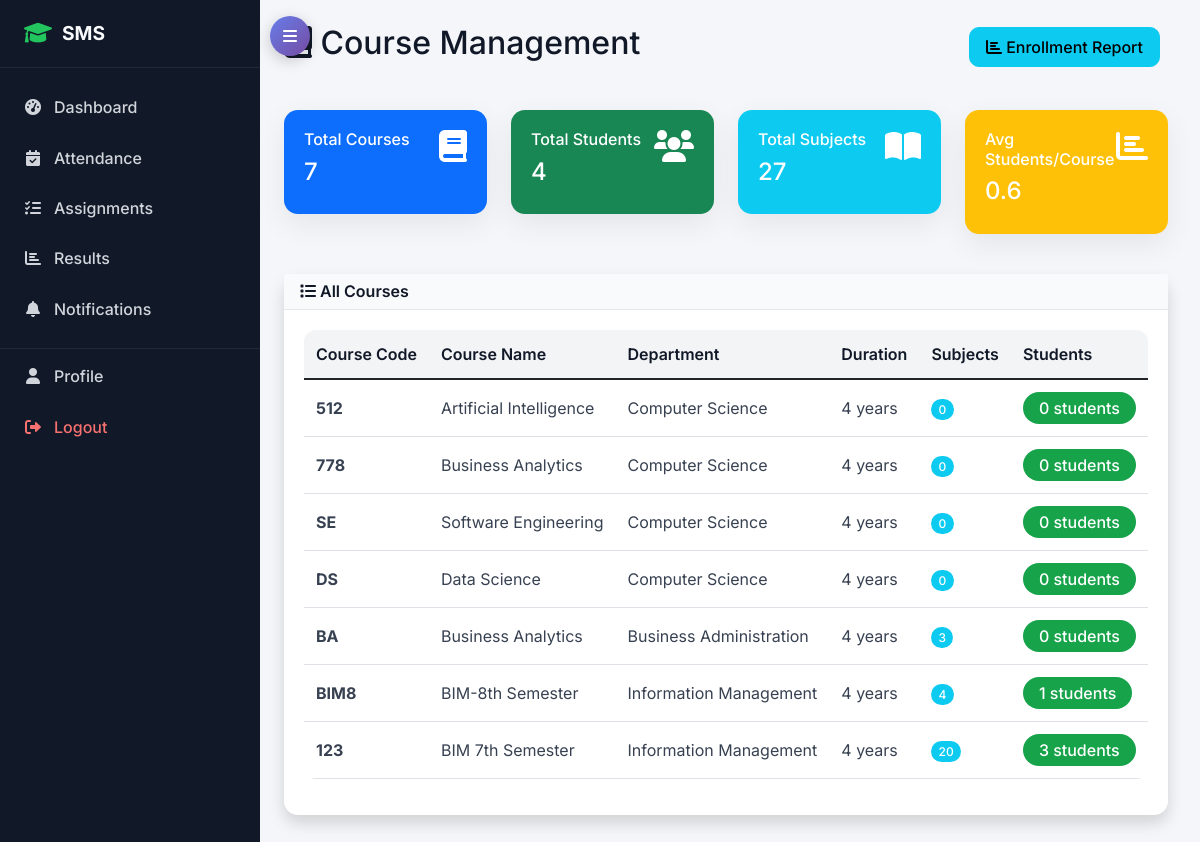
The app's page /academic/courses/ (signed in), older data.
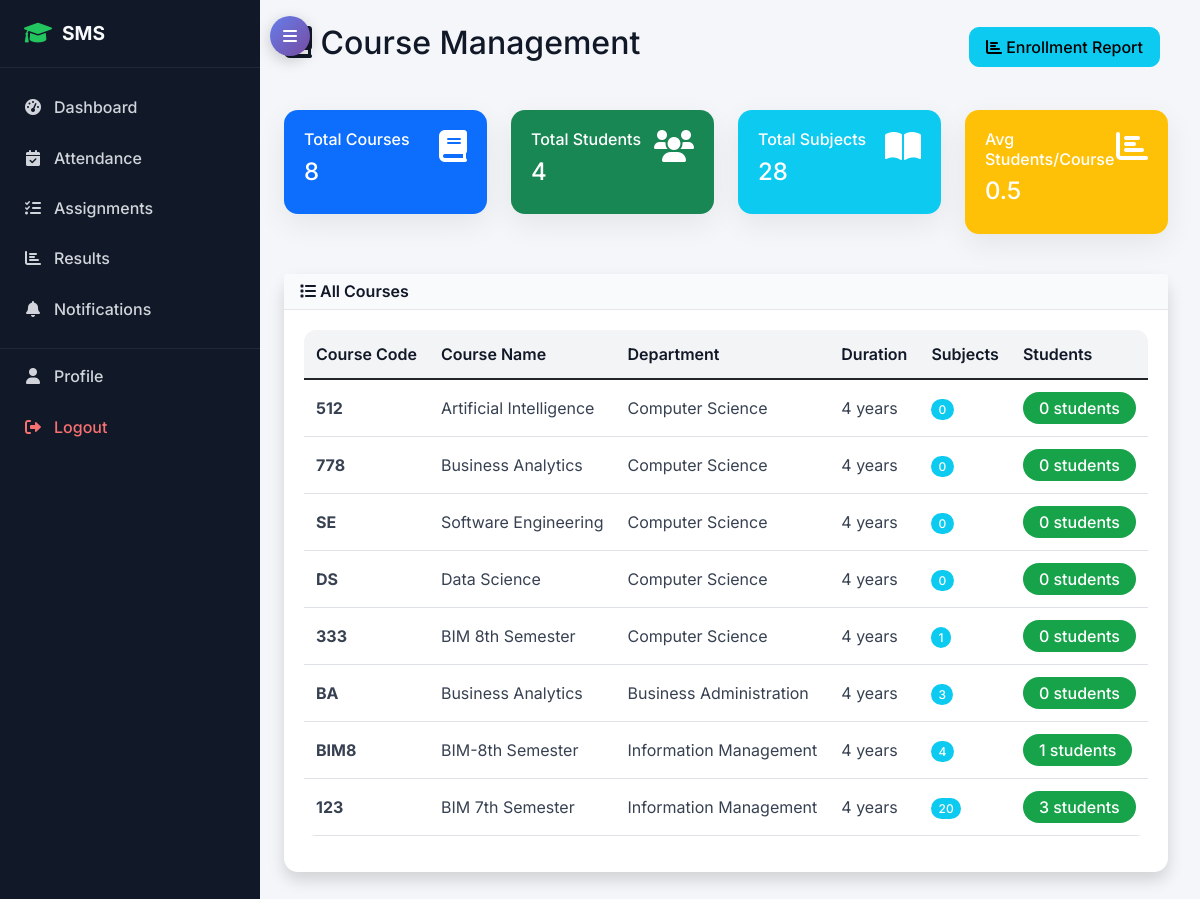
The same page, newer data.
### academic/models.py (models this page shows, shortened)
class Course(models.Model):
    name = models.CharField(max_length=100)
    code = models.CharField(max_length=20, unique=True)
    department = models.ForeignKey(Department, on_delete=models.CASCADE)
    duration_years = models.PositiveIntegerField(default=4)
    description = models.TextField(blank=True)

class Department(models.Model):
    name = models.CharField(max_length=100, unique=True)
    code = models.CharField(max_length=10, unique=True)
    description = models.TextField(blank=True)
    head_of_department = models.ForeignKey(TeacherProfile, on_delete=models.SET_NULL, null=True, blank=True)
    created_at = models.DateTimeField(auto_now_add=True)

### academic/views.py (the view)
# urls.py: path('courses/', views.course_list, name='course_list'),
@login_required
def course_list(request):
    courses = Course.objects.select_related('department').annotate(
        subject_count=Count('subject'),
        student_count=Count('class__studentenrollment', filter=Q(class__studentenrollment__is_active=True), distinct=True)
    )
    total_courses = courses.count()
    total_students = sum(course.student_count for course in courses)
    total_subjects = sum(course.subject_count for course in courses)
    avg_students_per_course = round(total_students / total_courses, 1) if total_courses > 0 else 0
    context = {
        'courses': courses,
        'total_courses': total_courses,
        'total_students': total_students,
        'total_subjects': total_subjects,
        'avg_students_per_course': avg_students_per_course,
        'can_manage': request.user.user_type == 'admin'
    }
    return render(request, 'academic/course_list.html', context)

### templates/academic/course_list.html (shortened to what the changed rows need)
{% extends 'base.html' %}
{% block content %}
<div class="row">
    <div class="col-12">
        <div class="d-flex justify-content-between align-items-center mb-4">
            <h2><i class="fas fa-book"></i> Course Management</h2>
        </div>
    </div>
</div>
{% if courses %}
<div class="row mb-4">
    <div class="col-md-3">
        <div class="card bg-primary text-white">
            <div class="card-body">
                <div class="d-flex justify-content-between">
                    <div>
                        <h6>Total Courses</h6>
                        <h4>{{ total_courses }}</h4>
                    </div>
                    <i class="fas fa-book fa-2x"></i>
                </div>
            </div>
        </div>
    </div>
    <div class="col-md-3">
        <div class="card bg-success text-white">
            <div class="card-body">
                <div class="d-flex justify-content-between">
                    <div>
                        <h6>Total Students</h6>
                        <h4>{{ total_students }}</h4>
                    </div>
                    <i class="fas fa-users fa-2x"></i>
                </div>
            </div>
        </div>
    </div>
    <div class="col-md-3">
        <div class="card bg-info text-white">
            <div class="card-body">
                <div class="d-flex justify-content-between">
                    <div>
                        <h6>Total Subjects</h6>
                        <h4>{{ total_subjects }}</h4>
                    </div>
                    <i class="fas fa-book-open fa-2x"></i>
                </div>
            </div>
        </div>
    </div>
    <div class="col-md-3">
        <div class="card bg-warning text-white">
            <div class="card-body">
                <div class="d-flex justify-content-between">
                    <div>
                        <h6>Avg Students/Course</h6>
                        <h4>{{ avg_students_per_course }}</h4>
                    </div>
                    <i class="fas fa-chart-bar fa-2x"></i>
                </div>
            </div>
        </div>
    </div>
</div>
{% endif %}
<div class="row">
    <div class="col-12">
        <div class="card shadow">
            <div class="card-body">
                {% if courses %}
                <div class="table-responsive">
                    <table class="table table-hover">
                        <thead>
                            <tr>
                                <th>Course Code</th>
                                <th>Course Name</th>
                                <th>Department</th>
                                <th>Duration</th>
                                <th>Subjects</th>
                                <th>Students</th>
                            </tr>
                        </thead>
                        <tbody>
                            {% for course in courses %}
                            <tr>
                                <td><strong>{{ course.code }}</strong></td>
                                <td>{{ course.name }}</td>
                                <td>{{ course.department.name }}</td>
                                <td>{{ course.duration_years }} years</td>
                                <td>
                                    <span class="badge bg-info">{{ course.subject_count }}</span>
                                </td>
                                <td>
                                    <span class="badge bg-success fs-6 px-3 py-2">{{ course.student_count }} students</span>
                                </td>
                            </tr>
                            {% endfor %}
                        </tbody>
                    </table>
                </div>
                {% endif %}
            </div>
        </div>
    </div>
</div>
{% endblock %}

Row changes from the older to the newer data that the page shows:
added Course: code "333", name "BIM 8th Semester", department.name "Computer Science", duration_years "4", subject_count "1", student_count "0"
Text that changed along with them:
{{ total_courses }}: "7" → "8"
{{ total_subjects }}: "27" → "28"
{{ avg_students_per_course }}: "0.6" → "0.5"
